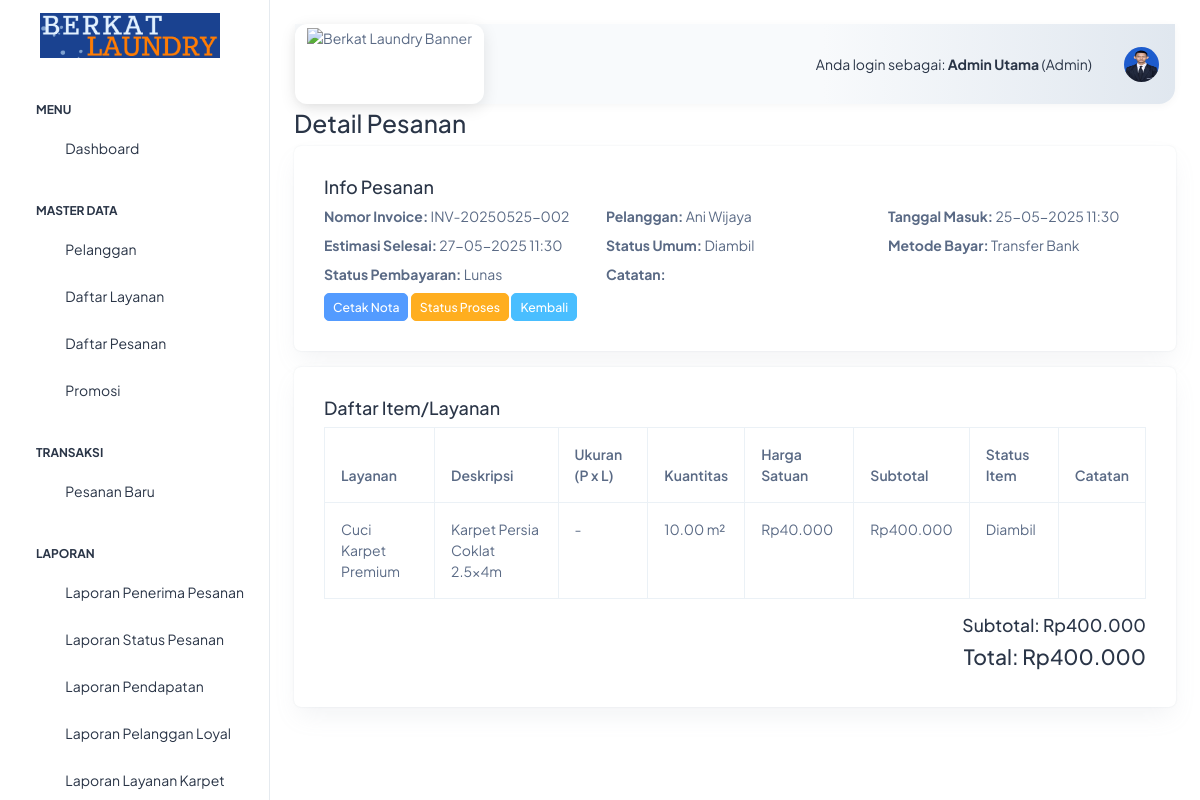
Page /index.php?page=pesanan_detail&id=2 (signed in) on the committed database.
### tables this page shows
CREATE TABLE `pesanan` (
  `id_pesanan` int(11) NOT NULL,
  `id_pelanggan` int(11) NOT NULL,
  `id_pengguna_penerima` int(11) NOT NULL,
  `nomor_invoice` varchar(50) NOT NULL,
  `tanggal_masuk` datetime NOT NULL DEFAULT current_timestamp(),
  `tanggal_estimasi_selesai` datetime DEFAULT NULL,
  `tanggal_selesai_aktual` datetime DEFAULT NULL,
  `tanggal_diambil` datetime DEFAULT NULL,
  `total_harga_keseluruhan` decimal(12,2) DEFAULT 0.00,
  `status_pesanan_umum` varchar(50) NOT NULL COMMENT 'e.g., ''Baru'', ''Diproses'', ''Selesai'', ''Diambil'', ''Dibatalkan''',
  `catatan_pesanan` text DEFAULT NULL,
  `metode_pembayaran` varchar(50) DEFAULT NULL,
  `status_pembayaran` varchar(50) NOT NULL COMMENT 'e.g., ''Belum Lunas'', ''Lunas'', ''DP''',
  `nominal_pembayaran` decimal(12,2) DEFAULT 0.00,
  `id_promosi` int(11) DEFAULT NULL,
  `diskon` decimal(10,2) NOT NULL DEFAULT 0.00,
  `total_setelah_diskon` decimal(12,2) NOT NULL DEFAULT 0.00,
  `created_at` timestamp NULL DEFAULT current_timestamp(),
  `updated_at` timestamp NULL DEFAULT current_timestamp() ON UPDATE current_timestamp()
);

CREATE TABLE `pelanggan` (
  `id_pelanggan` int(11) NOT NULL,
  `nama_pelanggan` varchar(255) NOT NULL,
  `nomor_telepon` varchar(20) NOT NULL,
  `id_telegram` varchar(100) DEFAULT NULL,
  `alamat` text DEFAULT NULL,
  `email` varchar(255) DEFAULT NULL,
  `catatan` text DEFAULT NULL,
  `tanggal_daftar` timestamp NULL DEFAULT current_timestamp(),
  `updated_at` timestamp NULL DEFAULT current_timestamp() ON UPDATE current_timestamp()
);

CREATE TABLE `detail_pesanan` (
  `id_detail_pesanan` int(11) NOT NULL,
  `id_pesanan` int(11) NOT NULL,
  `id_layanan` int(11) NOT NULL,
  `deskripsi_item_spesifik` varchar(255) DEFAULT NULL,
  `panjang_karpet` float DEFAULT NULL,
  `lebar_karpet` float DEFAULT NULL,
  `ukuran_karpet` varchar(20) DEFAULT NULL,
  `kuantitas` decimal(10,2) NOT NULL,
  `harga_saat_pesan` decimal(10,2) NOT NULL,
  `subtotal_item` decimal(12,2) NOT NULL,
  `catatan_item` text DEFAULT NULL,
  `status_item_terkini` varchar(100) DEFAULT NULL,
  `created_at` timestamp NULL DEFAULT current_timestamp(),
  `updated_at` timestamp NULL DEFAULT current_timestamp() ON UPDATE current_timestamp()
);

CREATE TABLE `layanan` (
  `id_layanan` int(11) NOT NULL,
  `nama_layanan` varchar(255) NOT NULL,
  `deskripsi` text DEFAULT NULL,
  `harga_per_unit` decimal(10,2) NOT NULL,
  `satuan` varchar(50) NOT NULL,
  `estimasi_waktu_hari` int(11) DEFAULT NULL,
  `minimal_order_kuantitas` decimal(10,2) DEFAULT 0.00,
  `minimal_order_aktif` tinyint(1) NOT NULL DEFAULT 0,
  `created_at` timestamp NULL DEFAULT current_timestamp(),
  `updated_at` timestamp NULL DEFAULT current_timestamp() ON UPDATE current_timestamp()
);

### pesanan/pesanan_detail.php (the view, shortened to what this page needs)
<?php
include "pengaturan/koneksi.php";
$id = isset($_GET['id']) ? intval($_GET['id']) : 0;
$data_pesanan = mysqli_query($konek, "SELECT p.*, pl.nama_pelanggan, pl.nomor_telepon, pl.alamat, pl.id_telegram FROM pesanan p JOIN pelanggan pl ON p.id_pelanggan=pl.id_pelanggan WHERE p.id_pesanan=$id");
if (!$row = mysqli_fetch_assoc($data_pesanan)) {
    echo '<script>alert("Pesanan tidak ditemukan");window.history.back();</script>';
    exit;
}
$detail = mysqli_query($konek, "SELECT d.*, l.nama_layanan, l.satuan FROM detail_pesanan d JOIN layanan l ON d.id_layanan=l.id_layanan WHERE d.id_pesanan=$id");
?>
<div class="container-fluid mt-4">
    <h3>Detail Pesanan</h3>
    <div class="card mb-3">
        <div class="card-body">
            <h5 class="card-title">Info Pesanan</h5>
            <div class="row mb-2">
                <div class="col-md-4"><b>Nomor Invoice:</b> <?= htmlspecialchars($row['nomor_invoice']) ?></div>
                <div class="col-md-4"><b>Pelanggan:</b> <?= htmlspecialchars($row['nama_pelanggan']) ?></div>
                <div class="col-md-4"><b>Tanggal Masuk:</b> <?= htmlspecialchars(date('d-m-Y H:i', strtotime($row['tanggal_masuk']))) ?></div>
            </div>
            <div class="row mb-2">
                <div class="col-md-4"><b>Estimasi Selesai:</b> <?= htmlspecialchars(date('d-m-Y H:i', strtotime($row['tanggal_estimasi_selesai']))) ?></div>
                <div class="col-md-4"><b>Status Umum:</b> <?= htmlspecialchars($row['status_pesanan_umum']) ?></div>
                <div class="col-md-4"><b>Metode Bayar:</b> <?= htmlspecialchars($row['metode_pembayaran']) ?></div>
            </div>
            <div class="row mb-2">
                <div class="col-md-4"><b>Status Pembayaran:</b> <?= htmlspecialchars($row['status_pembayaran']) ?></div>
                <div class="col-md-8"><b>Catatan:</b> <?= htmlspecialchars($row['catatan_pesanan']) ?></div>
            </div>
            <a href="pesanan/pesanan_cetak_nota.php?id=<?= $id ?>" target="_blank" class="btn btn-info btn-sm">Cetak Nota</a>
            <a href="?page=pesanan_status_proses&id=<?= $id ?>" class="btn btn-warning btn-sm">Status Proses</a>
            <a href="?page=pesanan_read" class="btn btn-secondary btn-sm">Kembali</a>
        </div>
    </div>
    <div class="card mb-3">
        <div class="card-body">
            <h5 class="card-title">Daftar Item/Layanan</h5>
            <div class="table-responsive">
            <table class="table table-bordered">
                <thead>
                    <tr>
                        <th>Layanan</th>
                        <th>Deskripsi</th>
                        <th>Ukuran (P x L)</th>
                        <th>Kuantitas</th>
                        <th>Harga Satuan</th>
                        <th>Subtotal</th>
                        <th>Status Item</th>
                        <th>Catatan</th>
                    </tr>
                </thead>
                <tbody>
                <?php while($d = mysqli_fetch_assoc($detail)): ?>
                    <tr>
                        <td><?= htmlspecialchars($d['nama_layanan']) ?></td>
                        <td><?= htmlspecialchars($d['deskripsi_item_spesifik']) ?></td>
                        <td>
<?php
if (($d['satuan'] === 'm2' || $d['satuan'] === 'm²') && $d['panjang_karpet'] > 0 && $d['lebar_karpet'] > 0) {
    echo htmlspecialchars($d['panjang_karpet']) . ' x ' . htmlspecialchars($d['lebar_karpet']) . ' m';
} else {
    echo '-';
}
?>
</td>
                        <td><?= htmlspecialchars($d['kuantitas']) . ' ' . htmlspecialchars($d['satuan']) ?></td>
                        <td>Rp<?= number_format($d['harga_saat_pesan'],0,',','.') ?></td>
                        <td>Rp<?= number_format($d['subtotal_item'],0,',','.') ?></td>
                        <td><?= htmlspecialchars($d['status_item_terkini']) ?></td>
                        <td><?= htmlspecialchars($d['catatan_item']) ?></td>
                    </tr>
                <?php endwhile; ?>
                </tbody>
            </table>
            </div>
            <div class="text-end">
                <?php
mysqli_data_seek($detail, 0);
$subtotal_penuh = 0;
while($dtmp = mysqli_fetch_assoc($detail)) {
    $subtotal_penuh += (int)$dtmp['subtotal_item'];
}
?>
<h5 class="mb-1">Subtotal: Rp<?= number_format($subtotal_penuh, 0, ',', '.') ?></h5>
<?php if (!empty($row['diskon']) && $row['diskon'] > 0): ?>
    <div class="text-danger">Diskon: -Rp<?= number_format($row['diskon'], 0, ',', '.') ?></div>
    <h4 class="mt-2">Total: Rp<?= number_format($row['total_setelah_diskon'], 1, ',', '.') ?></h4>
<?php else: ?>
    <h4 class="mt-2">Total: Rp<?= number_format($row['total_harga_keseluruhan'], 0, ',', '.') ?></h4>
<?php endif; ?>
            </div>
        </div>
    </div>
</div>

### template/sidebar.php (shortened to what this page needs)
<!doctype html>
<html lang="en">
<head>
  <link rel="stylesheet" href="assets/css/styles.min.css" />
<link rel="stylesheet" href="assets/css/logo-custom.css" />
</head>
<body>
  <div class="page-wrapper" id="main-wrapper" data-layout="vertical" data-navbarbg="skin6" data-sidebartype="full"
    data-sidebar-position="fixed" data-header-position="fixed">
    <aside class="left-sidebar">
      <div>
        <div class="brand-logo d-flex align-items-center justify-content-between">
          <a href="index.php?page=dashboard_read" class="text-nowrap logo-img d-block px-3 py-2">
  <img src="assets/images/logos/berkat laundry.png" class="img-fluid sidebar-logo" alt="Berkat Laundry Logo" />
</a>
        </div>
        <nav class="sidebar-nav scroll-sidebar" data-simplebar="">
          <ul id="sidebarnav">
          <li class="nav-small-cap">
              <span class="hide-menu">Menu</span>
            </li>
          <li class="sidebar-item">
              <a class="sidebar-link" href="?page=dashboard_read" aria-expanded="false">
                <span>
                  <i class="ti ti-layout-dashboard"></i>
                </span>
                <span class="hide-menu">Dashboard</span>
              </a>
            </li>
            <li class="nav-small-cap">
              <span class="hide-menu">Master Data</span>
            </li>
            <li class="sidebar-item">
              <a class="sidebar-link" href="?page=pelanggan_read" aria-expanded="false">
                <span>
                  <i class="ti ti-users"></i>
                </span>
                <span class="hide-menu">Pelanggan</span>
              </a>
            </li>
            <li class="sidebar-item">
              <a class="sidebar-link" href="?page=layanan_read" aria-expanded="false">
                <span>
                  <i class="ti ti-layers-intersect"></i>
                </span>
                <span class="hide-menu">Daftar Layanan</span>
              </a>
            </li>
            <li class="sidebar-item">
              <a class="sidebar-link" href="?page=pesanan_read" aria-expanded="false">
                <span>
                  <i class="ti ti-file-invoice"></i>
                </span>
                <span class="hide-menu">Daftar Pesanan</span>
              </a>
            </li>
            <li class="sidebar-item">
              <a class="sidebar-link" href="?page=promosi_read" aria-expanded="false">
                <span>
                  <i class="ti ti-broadcast"></i>
                </span>
                <span class="hide-menu">Promosi</span>
              </a>
            </li>
            <li class="nav-small-cap">
              <span class="hide-menu">Transaksi</span>
            </li>
            <li class="sidebar-item">
              <a class="sidebar-link" href="?page=pesanan_tambah" aria-expanded="false">
                <span>
                  <i class="ti ti-file-plus"></i>
                </span>
                <span class="hide-menu">Pesanan Baru</span>
              </a>
            </li>
            <li class="nav-small-cap">
              <span class="hide-menu">Laporan</span>
            </li>
            <li class="sidebar-item">
              <a class="sidebar-link" href="?page=laporan_penerima_pesanan_read" aria-expanded="false">
                <span>
                  <i class="ti ti-user-check"></i>
                </span>
                <span class="hide-menu">Laporan Penerima Pesanan</span>
              </a>
            </li>
            <li class="sidebar-item">
              <a class="sidebar-link" href="?page=laporan_status_pesanan_read" aria-expanded="false">
                <span>
                  <i class="ti ti-list-check"></i>
                </span>
                <span class="hide-menu">Laporan Status Pesanan</span>
              </a>
            </li>
            <li class="sidebar-item">
              <a class="sidebar-link" href="?page=laporan_pendapatan_read" aria-expanded="false">
                <span>
                  <i class="ti ti-report-money"></i>
                </span>
                <span class="hide-menu">Laporan Pendapatan</span>
              </a>
            </li>
            <li class="sidebar-item">
              <a class="sidebar-link" href="?page=laporan_pelanggan_loyal_read" aria-expanded="false">
                <span>
                  <i class="ti ti-users"></i>
                </span>
                <span class="hide-menu">Laporan Pelanggan Loyal</span>
              </a>
            </li>
            <li class="sidebar-item">
              <a class="sidebar-link" href="?page=laporan_layanan_karpet_read" aria-expanded="false">
                <span>
                  <i class="ti ti-wash"></i>
                </span>
                <span class="hide-menu">Laporan Layanan Karpet</span>
              </a>
            </li>
          </ul>
        </nav>
      </div>
    </aside>

### template/header.php (shortened to what this page needs)
<div class="body-wrapper">
      <header class="app-header">
        <nav class="navbar navbar-expand-lg navbar-light">
          <div class="navbar-collapse justify-content-between align-items-center px-0 d-flex header-gradient" id="navbarNav" style="width: 100%; margin-bottom: 8px;">
  <div class="banner-area flex-grow-1 d-flex align-items-center">
    <img src="assets/images/logos/Black and Yellow Modern Social Media Marketing Agency LinkedIn Banner (145 x 25 cm).png"
         alt="Berkat Laundry Banner"
         style="height: 80px; max-width: 100%; object-fit: contain;">
  </div>
  <ul class="navbar-nav flex-row align-items-center justify-content-end ms-3">
    <li class="nav-item d-flex align-items-center me-3">
        <span class="text-dark">Anda login sebagai: <strong><?php echo htmlspecialchars($_SESSION['nama_lengkap']); ?></strong> (<?php echo htmlspecialchars($_SESSION['role']); ?>)</span>
    </li>
    <li class="nav-item dropdown">
      <a class="nav-link nav-icon-hover" href="javascript:void(0)" id="drop2" data-bs-toggle="dropdown"
        aria-expanded="false">
        <img src="assets/images/profile/Foto Koko.jpeg" alt="" width="35" height="35" class="rounded-circle">
      </a>
    </li>
  </ul>
</div>
        </nav>
      </header>

### index.php (shortened to what this page needs)
<?php
include "pengaturan/koneksi.php";
include "template/sidebar.php";
include "template/header.php";
$page = $_GET['page'];
switch($page) {
    case "pesanan_detail":
        include "pesanan/pesanan_detail.php";
        break;
}
include "template/footer.php";

### template/footer.php (shortened to what this page needs)
</div>
  </div>
</body>
</html>

### assets/css/logo-custom.css (style rules this page uses)
.sidebar-logo { width: 100%; max-width: 180px; height: auto; display: block; margin: 0 auto; object-fit: contain; }
body { padding-top: 0 !important; }
.banner-area img { box-shadow: 0 4px 16px rgba(0,0,0,0.10); border-radius: 12px; background: #fff; padding: 4px 12px; }
.header-gradient { background: linear-gradient(90deg, #f8fafc 60%, #e0e7ef 100%); border-radius: 0 0 16px 16px; box-shadow: 0 2px 8px rgba(0,0,0,0.04); }
.navbar-nav .nav-link.nav-icon-hover img { transition: box-shadow 0.2s; }

### rows in the picture
pesanan: nomor_invoice "INV-20250525-002", id_pelanggan.nama_pelanggan "Ani Wijaya", tanggal_masuk "25-05-2025 11:30", tanggal_estimasi_selesai "27-05-2025 11:30", status_pesanan_umum "Diambil", metode_pembayaran "Transfer Bank", status_pembayaran "Lunas", total_harga_keseluruhan "400.000"
detail_pesanan: id_layanan.nama_layanan "Cuci Karpet Premium", deskripsi_item_spesifik "Karpet Persia Coklat 2.5x4m", kuantitas "10.00", id_layanan.satuan "m²", harga_saat_pesan "40.000", subtotal_item "400.000", status_item_terkini "Diambil"

### other values in the picture
$_SESSION['nama_lengkap'] "Admin Utama"
$_SESSION['role'] "Admin"
$subtotal_penuh "400.000"
